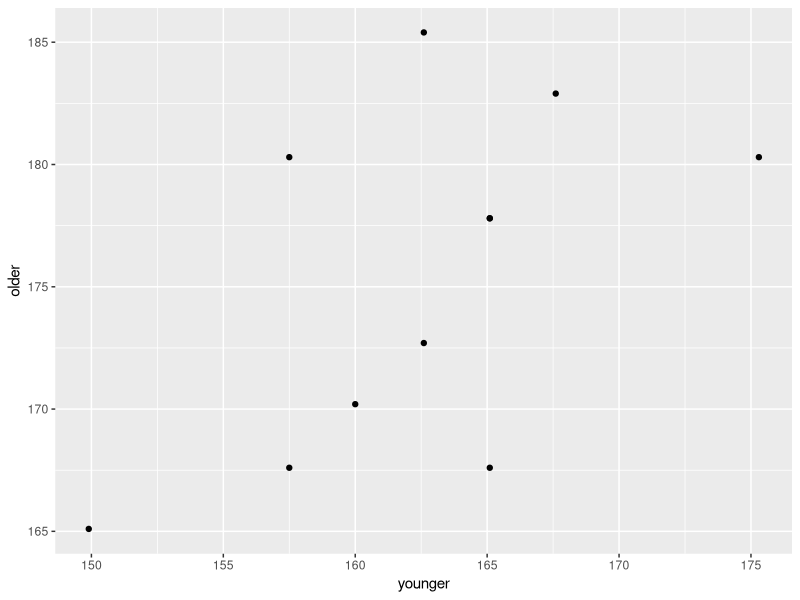
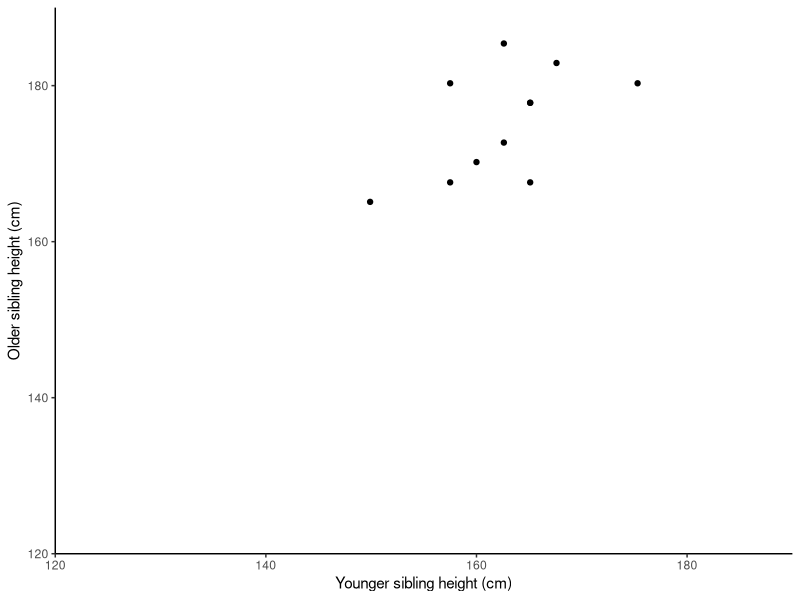
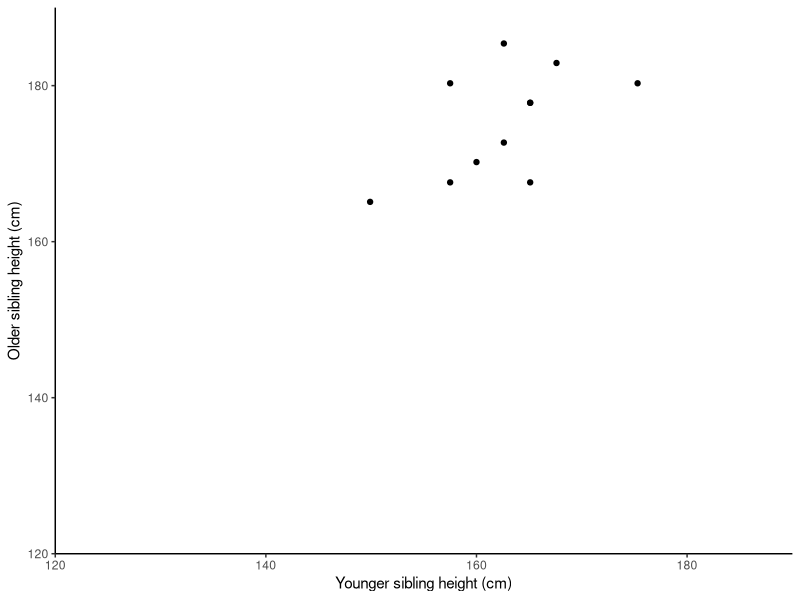

The R script that drew these images, in order:
## ---- chunk 1
#| include: false

library(tidyverse)
library(kableExtra)
## ---- chunk 2
#| include: false

#---CODING ANSWER---
height <- read_table("data-raw/height.txt")
## ---- chunk 3
ggplot(height, aes(x = younger, y = older) ) +
  geom_point()
  
## ---- chunk 4
cor.test(data = height, ~ older + younger, method = "pearson")
## ---- chunk 5
fig1 <- ggplot(height, aes(x = younger, y = older)) +
  geom_point() +
  scale_x_continuous(name = "Younger sibling height (cm)",
                     limits = c(120, 190),
                     expand = c(0, 0)) +
  scale_y_continuous(name = "Older sibling height (cm)",
                     limits = c(120, 190),
                     expand = c(0, 0)) +
   theme_classic()

fig1
## ---- chunk 6
#| include: false

#---CODING ANSWER---

ggsave("figures/sibling-height.png",
       plot = fig1,
       width = 3.5,
       height = 3.5,
       units = "in",
       dpi = 300)

## ---- chunk 7
height2 <- rbind(height, height)

## ---- chunk 8
#| include: false

#---CODING ANSWER---

cor.test(data = height2, ~ older + younger, method = "pearson")
## ---- chunk 9
cor.test(data = height, ~ older + younger, method = "spearman")
## ---- chunk 10
#| include: false

#---CODING ANSWER---

obs <- c(65, 412, 31, 356)
## ---- chunk 11
# list of two elements
# the two variables are whether someone has an ulcer or not and whether 
# they are blood group O or A
vars <- list(ulcer = c("yes","no"), blood = c("O", "A"))
vars

## ---- chunk 12
ulcers <- matrix(obs, nrow = 2, dimnames = vars)
ulcers
## ---- chunk 13
chisq.test(ulcers, correct = FALSE)
# you should look up the command in the manual to see what correct = FALSE does
## ---- chunk 14
chisq.test(ulcers, correct = FALSE)$expected
## ---- chunk 15
#| include: false

#---CODING ANSWER---

blood_ulcers <- read_table("data-raw/blood_ulcers.txt")
str(blood_ulcers)
## ---- chunk 16
ulctab <- table(blood_ulcers$blood, blood_ulcers$ulcer)
# examine the result
ulctab

## ---- chunk 17
chisq.test(ulctab, correct = FALSE)
